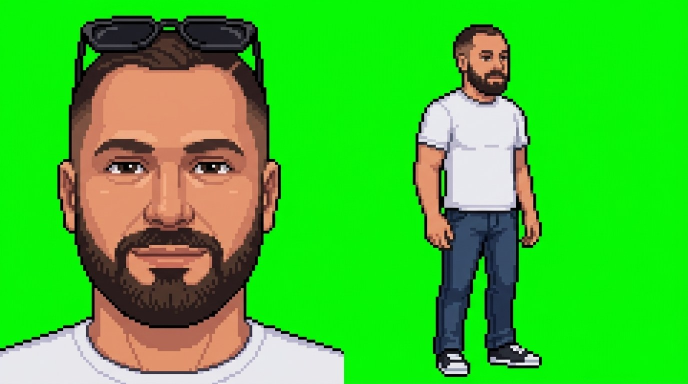
#> input picture tools/p8/up/pick_max.jpg, 1376 x 768 px, found by its file name (shown at 1/2 size)
$ python portraits_l8fix.py
#> lines starting #> are read from the running program, lines starting #| are printed output that depends on the picture; after the words box and inside, x2 and y2 are one past the last pixel; in counts of white or black regions, pixels touching at a corner belong together
#> in portrait, im is the input picture: PIL image 1376x768 RGB; mean R, G, B 63.2, 194.2, 44.3
### tools/portraits_fix.py
# Портреты для диалогов (128x128): голова целиком, по центру, с плечами. Перекадровка из исходников Flow (зелёный фон).
# py tools/portraits_fix.py  -> assets/spr/p_*.png
import os
import numpy as np
from PIL import Image

HERE = os.path.dirname(os.path.abspath(__file__))
ROOT = os.path.join(HERE, '..')
SPR = os.path.join(ROOT, 'assets', 'spr')
BG = (26, 28, 36, 255)


def key_green(im):
    a = np.array(im.convert('RGB')).astype(int)
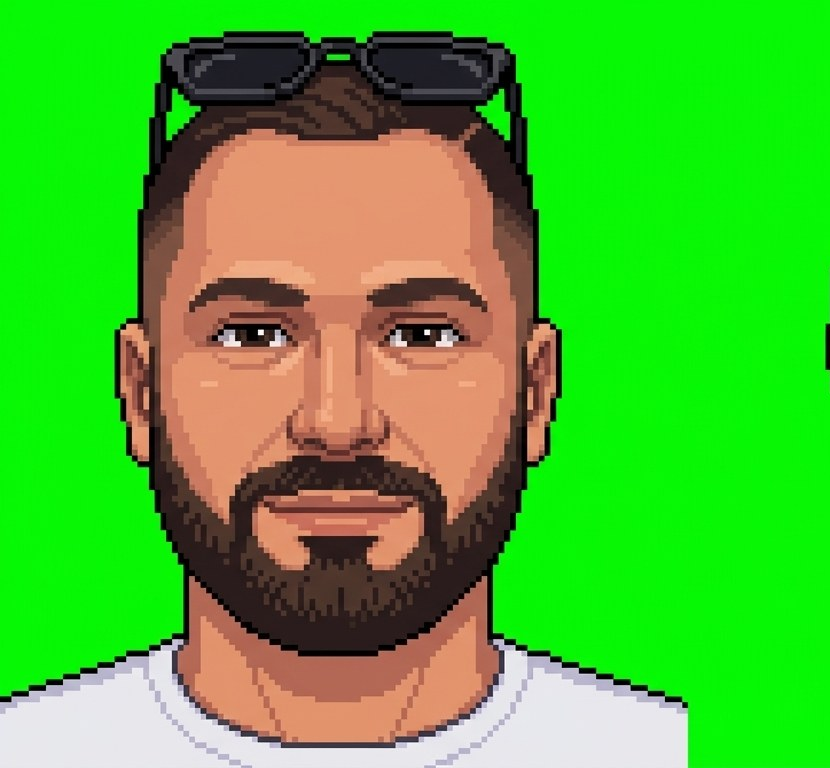
#> a: shape (768, 830, 3) int64; mean R, G, B 78.3, 182.1, 49.1
    r, g, b = a[..., 0], a[..., 1], a[..., 2]
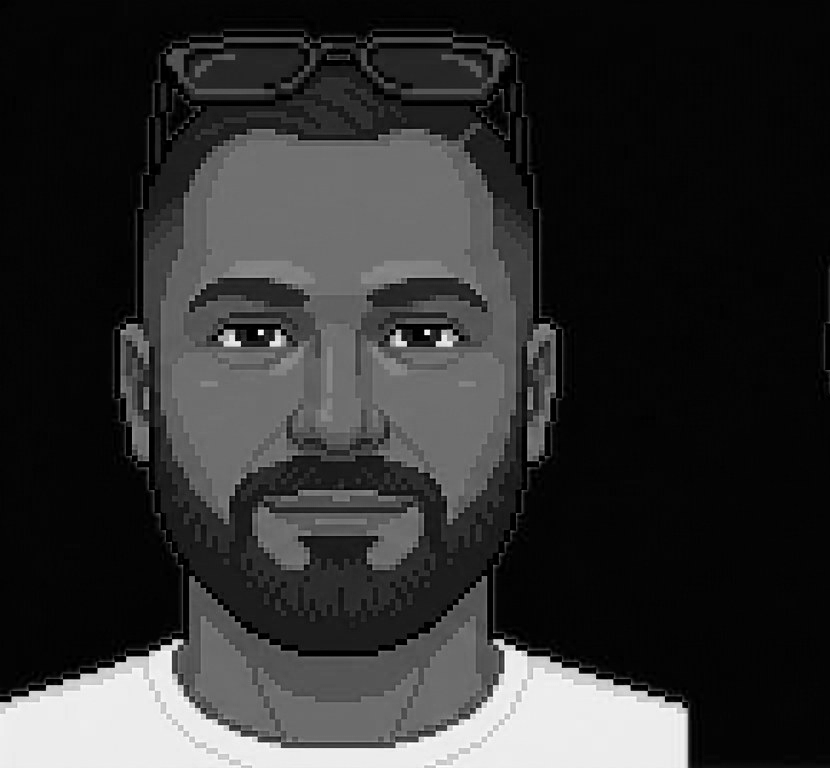
#> b: shape (768, 830) int64; min 0, max 255, mean 49.1
    gr = (g - r > 50) & (g - b > 50)
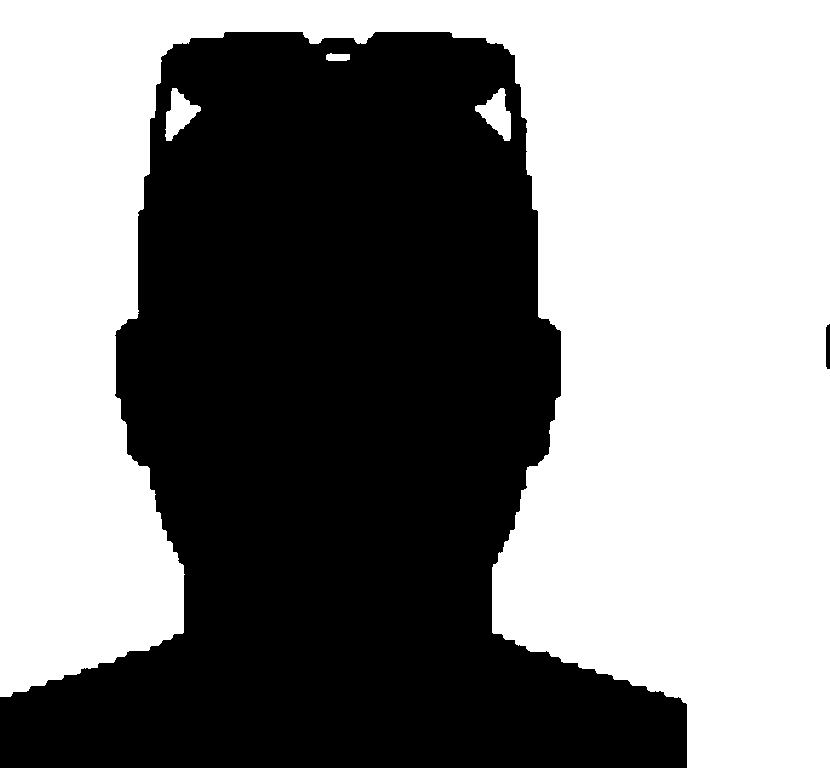
#> gr: shape (768, 830) bool; 52.2% white; 2 black regions, box (x1, y1, x2, y2) and area: (0, 32, 687, 768) 304650, (826, 324, 830, 369) 173
    spill = (~gr) & (g - np.maximum(r, b) > 18)
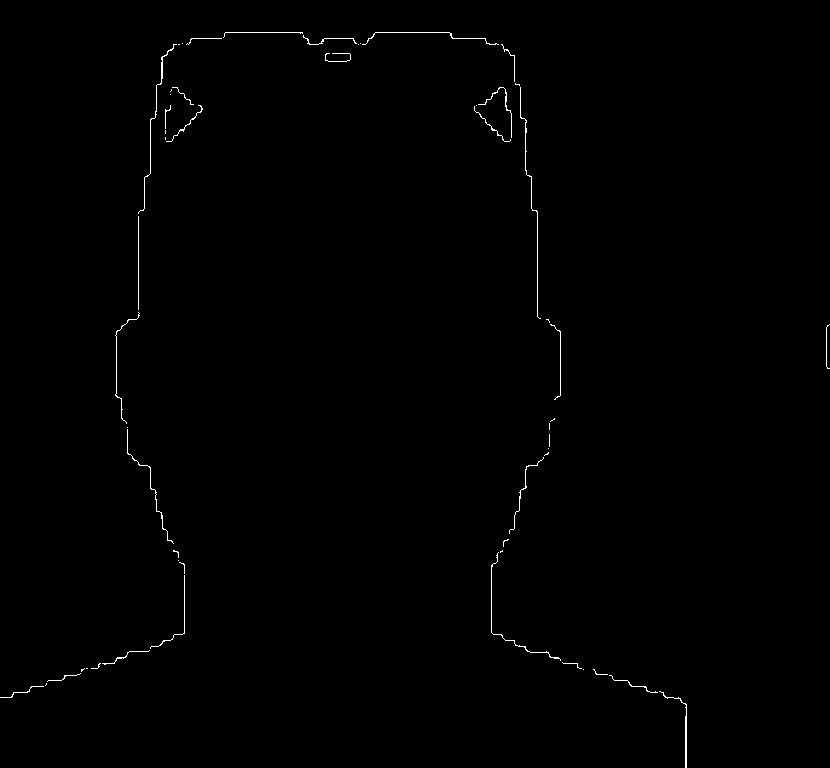
#> spill: shape (768, 830) bool; 0.43% white in thin lines or dots
    a[spill, 1] = np.maximum(a[spill, 0], a[spill, 2]) + 8
    return np.dstack([a, np.where(gr, 0, 255)]).astype(np.uint8)


def portrait(src, region, name, head=None, pad=0.06, yshift=0.0):
    """region — прямоугольник с крупным портретом (или фигурой); head — доля высоты фигуры, занятая головой (для фигур в рост)."""
    im = Image.open(os.path.join(ROOT, src))
    a = key_green(im.crop(region)) if im.mode != 'RGBA' or np.array(im)[..., 3].min() > 0 else np.array(im.crop(region))
#> in _one, `lab, n = ndimage.label(op)`:
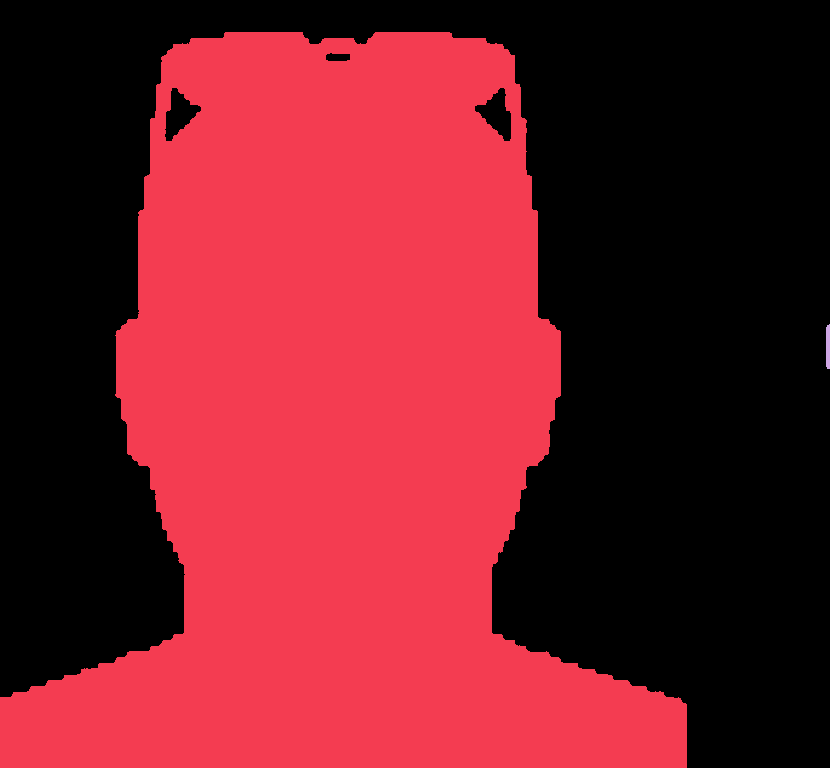
#> lab: shape (768, 830) int32; 3 distinct labels, from 0 to 2; one colour per label, 0 black
#> in _one, `lab, n = ndimage.label(op)`: n = 2
#> in _one, `sz = ndimage.sum(op, lab, range(1, n + 1))`: sz = [304650, 173]
#> in _one, `a[..., 3] = np.where(lab == 1 + int(np.argmax(sz)), a[..., 3], 0)`: a: shape (768, 830, 4); mean R, G, B, A 78.3, 182, 49.1, 121.9
    op = a[..., 3] > 40
#> op: shape (768, 830) bool; 47.8% white; 1 white region, box (x1, y1, x2, y2) and area: (0, 32, 687, 768) 304650
    ys, xs = np.where(op); top, bot = ys.min(), ys.max()
#> after `top, bot = (ys.min(), ys.max())`: top = 32; bot = 767
    if head: bot = int(top + (bot - top) * head)
    hop = op[top:top + int((bot - top) * 0.6)]                # верх (голова) — для центра по X
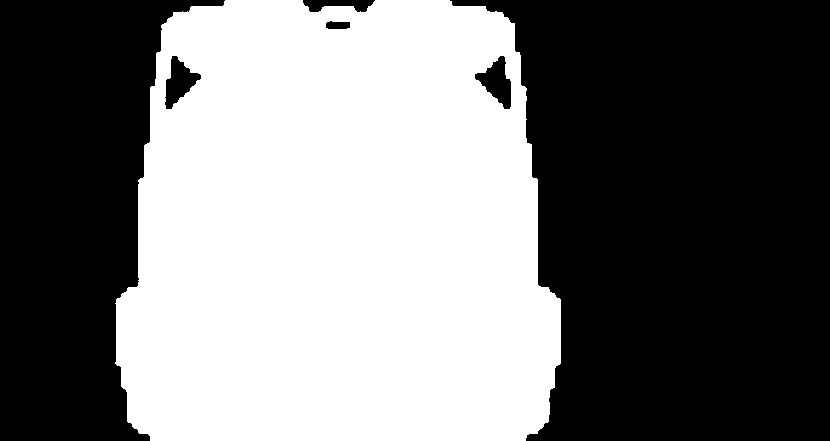
#> hop: shape (441, 830) bool; 47% white; 1 white region, box (x1, y1, x2, y2) and area: (115, 0, 561, 441) 171920
    hx = np.where(hop.any(0))[0]; cx = (hx.min() + hx.max()) / 2
#> after `hx = np.where(hop.any(0))[0]`: hx = 446 values from 115 to 560
#> after `cx = (hx.min() + hx.max()) / 2`: cx = 337.5
    side = (bot - top) * (1 + pad * 2)
#> side = 823.2
    x0 = int(round(cx - side / 2)); y0 = int(round(top - side * pad + side * yshift)); side = int(round(side))
#> after `x0 = int(round(cx - side / 2))`: x0 = -74
#> after `y0 = int(round(top - side * pad + side * yshift))`: y0 = -17
#> after `side = int(round(side))`: side = 823
    canvas = Image.new('RGBA', (side, side), BG)
    canvas.alpha_composite(Image.fromarray(a, 'RGBA'), (-x0, -y0))
    canvas.convert('RGB').resize((128, 128), Image.LANCZOS).save(os.path.join(SPR, 'p_' + name + '.png'))
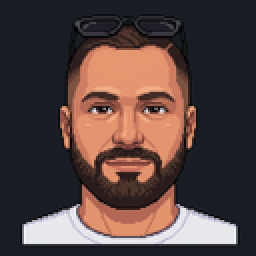
#> saved as p_maxim.png: PIL image 128x128 RGB (shown 2 times larger); mean R, G, B 84.1, 65.9, 63.5
    print('портрет', name, 'сторона', side)
#| портрет maxim сторона 823


# [10 lines that do not run on import are left out]

### tools/portraits_l8fix.py
# Аватарки с пустой полосой цвета фона снизу (бюст не доходит до края ячейки): подрезать полосу и лишний верх,
# увеличить до 128x128. Безопасно запускать повторно — без полосы снизу файл не трогается.
# Запускать после portraits_fix.py / portraits_l7fix.py (их вызывает конец portraits_l7fix.py).
import os, numpy as np
from PIL import Image
SPR = os.path.join(os.path.dirname(os.path.abspath(__file__)), '..', 'assets', 'spr')
BG = np.array([26, 28, 36])
SKIP = {'p_kop.png', 'p_kop2.png'}                     # это машины, не лица
for f in sorted(os.listdir(SPR)):
    if not (f.startswith('p_') and f.endswith('.png')) or f in SKIP: continue
    im = Image.open(os.path.join(SPR, f)).convert('RGBA'); a = np.asarray(im).astype(int); H = a.shape[0]
    near = ((np.abs(a[..., :3] - BG).sum(2) < 18) | (a[..., 3] < 30)).mean(1) > 0.85
    b = 0
    while b < H and near[H - 1 - b]: b += 1
    if b < 2: continue
    t = 0
    while t < H and near[t]: t += 1
    y0 = max(0, t - 4); side = H - b - y0; x0 = (im.width - side) // 2
    im.crop((x0, y0, x0 + side, y0 + side)).resize((H, H), Image.LANCZOS).save(os.path.join(SPR, f))
    print(f, 'низ', b, 'верх', t, '-> кадр', side)

# Максим: голова не по центру (в исходнике справа мусор) — перекадровать по одной самой крупной фигуре
import sys; sys.path.insert(0, os.path.dirname(os.path.abspath(__file__)))
import portraits_fix as PF
from scipy import ndimage
_k = PF.key_green
def _one(im):
    a = _k(im); op = a[..., 3] > 40; lab, n = ndimage.label(op)
    if n > 1: sz = ndimage.sum(op, lab, range(1, n + 1)); a[..., 3] = np.where(lab == 1 + int(np.argmax(sz)), a[..., 3], 0)
    return a
PF.key_green = _one; PF.portrait('art_src/l7/pick_max.jpg', (0, 0, 830, 768), 'maxim'); PF.key_green = _k
